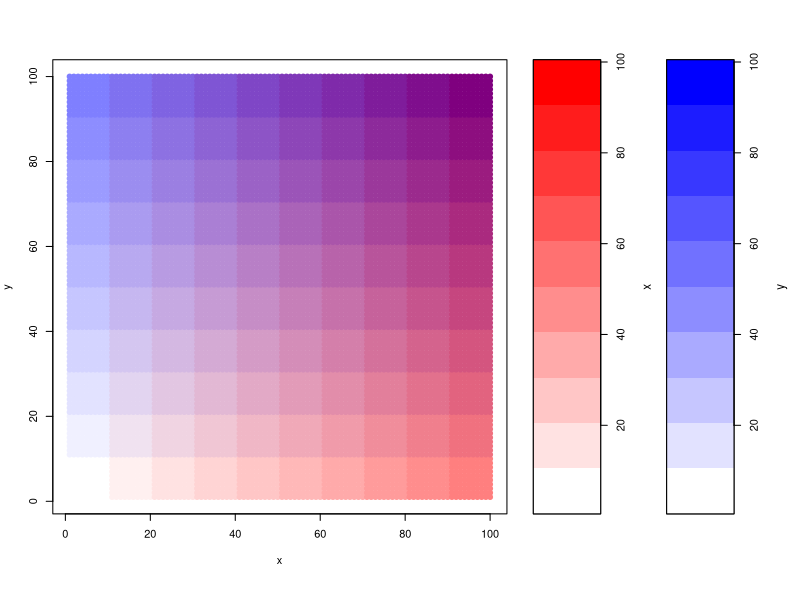

Recreate this plot in R.
#required function 'val2col' from: http://www.menugget.blogspot.de/2011/09/converting-values-to-color-levels.html

val2col<-function(z, zlim, col = heat.colors(12), breaks){
  if(!missing(breaks)){
    if(length(breaks) != (length(col)+1)){stop("must have one more break than colour")}
  }
  if(missing(breaks) & !missing(zlim)){
    zlim[2] <- zlim[2]+c(zlim[2]-zlim[1])*(1E-3)#adds a bit to the range in both directions
    zlim[1] <- zlim[1]-c(zlim[2]-zlim[1])*(1E-3)
    breaks <- seq(zlim[1], zlim[2], length.out=(length(col)+1)) 
  }
  if(missing(breaks) & missing(zlim)){
    zlim <- range(z, na.rm=TRUE)
    zlim[2] <- zlim[2]+c(zlim[2]-zlim[1])*(1E-3)#adds a bit to the range in both directions
    zlim[1] <- zlim[1]-c(zlim[2]-zlim[1])*(1E-3)
    breaks <- seq(zlim[1], zlim[2], length.out=(length(col)+1))
  }
  colorlevels <- col[((as.vector(z)-breaks[1])/(range(breaks)[2]-range(breaks)[1]))*(length(breaks)-1)+1] # assign colors to heights for each point
  colorlevels
}


#data
x <- seq(100)
y <- seq(100)
grd <- expand.grid(x=x,y=y)

#assign colors to grd levels
pal1 <- colorRampPalette(c("white", rgb(1,0,0)), space = "rgb")
col1 <- val2col(x, col=pal1(10))
pal2 <- colorRampPalette(c("white", rgb(0,0,1)), space = "rgb")
col2 <- val2col(y, col=pal2(10))
col3 <- NA*seq(nrow(grd))
for(i in seq(nrow(grd))){
  xpos <- grd$x[i]
  ypos <- grd$y[i]
  coltmp <- (col2rgb(col1[xpos])/2) + (col2rgb(col2[ypos])/2)
  col3[i] <- rgb(coltmp[1], coltmp[2], coltmp[3], maxColorValue = 255)
}

#plot
png("//file/UsersY$/yzh215/Home/Desktop/InteractiveMap/2_color_scales.png", width=6, height=4, units="in", res=200)
layout(matrix(c(1,2,3), nrow=1, ncol=3), widths=c(4,1,1), heights=4, respect=T)
par(mar=c(4,4,2,2))
plot(grd,col=col3, pch=19)
par(mar=c(4,0,2,5))
image(x=1, y=x, z=t(as.matrix(x)), col=pal1(10), xaxt="n", yaxt="n", xlab="", ylab="")
box()
axis(4)
mtext("x", side=4, line=3, cex=0.7)
par(mar=c(4,0,2,5))
image(x=1, y=y, z=t(as.matrix(y)), col=pal2(10), xaxt="n", yaxt="n", xlab="", ylab="")
box()
axis(4)
mtext("y", side=4, line=3, cex=0.7)
dev.off()



#?readPNG